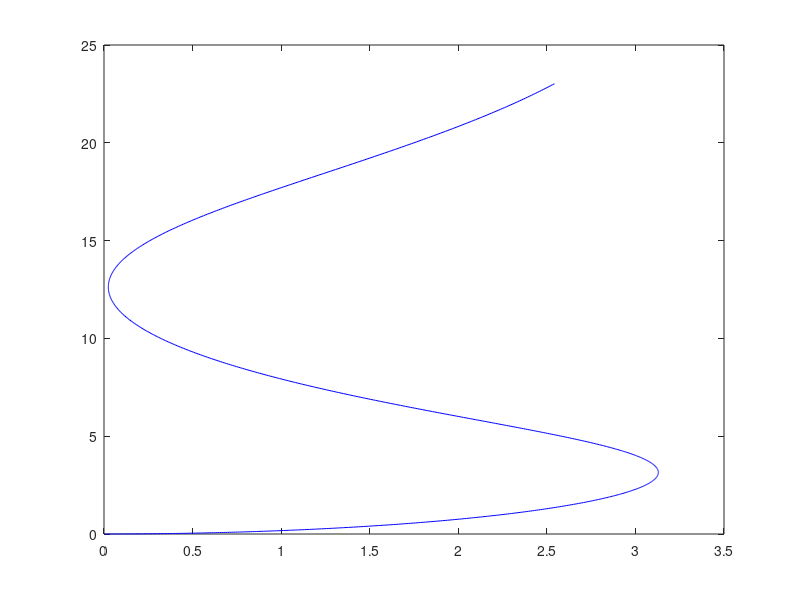

Here is the MATLAB script that generated this plot:
%


steps = 1000;
dt = 0.01;


traj = zeros(steps, 2);


x = 0;
y = 0;
vx = 0;
vy = 0;

Dx = 0;
Dy = 0;
Dvx = 0;
Dvy = 0;


for i=1:steps
    ax = cos(x);
    ay = sin(x);
    
    %evader model
    vx = vx + ax*dt;
    vy = vy + ay*dt;
    x = x + vx*dt + 1/2*ax*dt^2;
    y = y + vy*dt + 1/2*ay*dt^2;
    
    traj(i, :) = [x, y];
end


figure(1)
hold off
plot(traj(:, 1), traj(:, 2), 'b');
hold on
%plot(rockytraj(:, 1), rockytraj(:, 2), 'm');